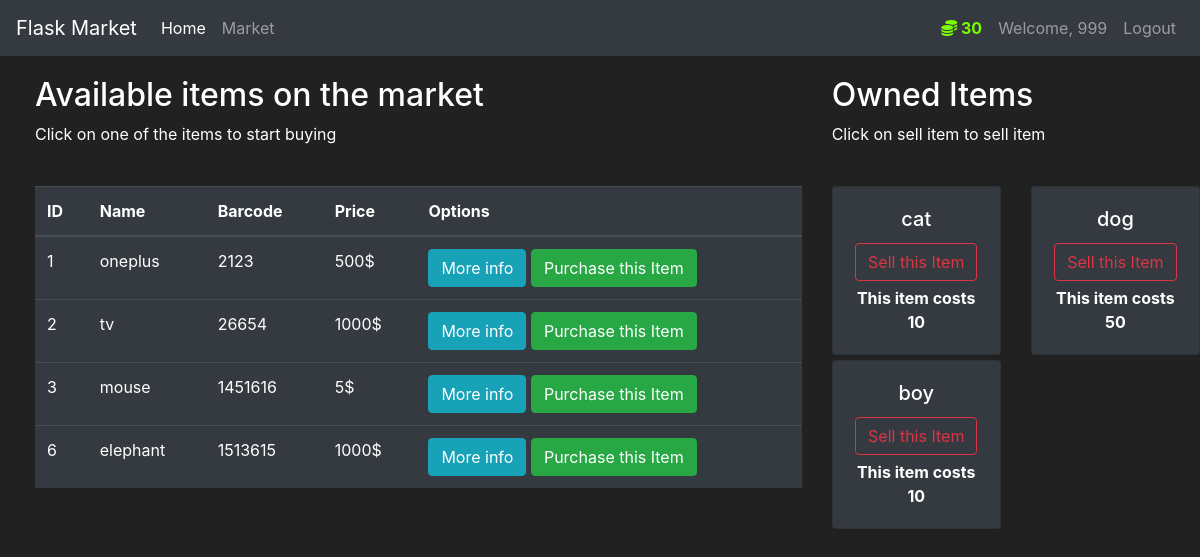
/market (signed in), run on the app's committed database.
### market/models.py (models this page shows, shortened)
class User(db.Model,UserMixin):
    id = db.Column(db.Integer(), primary_key = True)
    username = db.Column(db.String(length=30), nullable = False, unique = True)
    email_address = db.Column(db.String(length=50), nullable = False, unique=True)
    password_hash = db.Column(db.String(length = 60),nullable = False)
    budget = db.Column(db.Integer(), nullable = False, default= 100)
    items =db.relationship('Item',backref='owned_user', lazy = True)
    @property
    def prettier_budget(self):
        if len(str(self.budget)) >= 4:
            return f'{str(self.budget)[:-3]},{str(self.budget)[-3:]}$'
        else:
            return f"{self.budget}"
    @property
    def password(self):
        return self.password

class Item(db.Model):
    id = db.Column(db.Integer(), primary_key = True)
    name = db.Column(db.String(length=30),nullable=False, unique=True)
    price = db.Column(db.Integer(), nullable =False)
    barcode = db.Column(db.String(length =12), nullable = False, unique = True)
    description = db.Column(db.String(length= 1024),nullable= False, unique= True)
    owner = db.Column(db.Integer(),db.ForeignKey('user.id'))

### market/routes.py (the view, shortened to what this page needs)
@app.route('/market', methods =['GET','POST'])
@login_required #Require user to register before going to this page
def market_page():
    purchase_form = PurchaseItemForm()
    selling_form = SellItemForm()
    if request.method =="GET":
        items = Item.query.filter_by(owner=None)
        owned_items =Item.query.filter_by(owner=current_user.id)
        return render_template('market.html', items = items, purchase_form = purchase_form, selling_form = selling_form, owned_items=owned_items)

### market/models.py (called while the page is built)
@login_manager.user_loader
def load_user(user_id):
    return User.query.get(int(user_id))

### market/templates/market.html (shortened to what this page needs)
{% extends 'base.html' %}
{% block content%}
    <div class="row" style = "margin-top:20px; margin-left:20px">
        <div class="col-8">
            <h2>Available items on the market</h2>
            <p>Click on one of the items to start buying </p>
            <br>
            <table class="table table-hover table-dark">
                <thead>
                    <tr>
                        <th scope="col">ID</th>
                        <th scope="col">Name</th>
                        <th scope="col">Barcode</th>
                        <th scope="col">Price</th>
                        <th scope="col">Options</th>
                    </tr>
                </thead>
                <tbody>
                    {% for item in items %}
                        <tr>
                            <td>{{ item.id}}</td>
                            <td>{{ item.name}}</td>
                            <td>{{ item.barcode}}</td>
                            <td>{{ item.price}}$</td>
                            <td>
                                <button class="btn btn-outline btn-info" data-toggle="modal" data-target="#Modal-MoreInfo-{{ item.id }}">More info</button>
                                <button class="btn btn-outline btn-success" data-toggle="modal" data-target="#Modal-PurchaseConfirm-{{ item.id }}" >Purchase this Item</button>
                            </td>
                        </tr>
                    {% endfor %}
                </tbody>
            </table>
        </div>
        <div class="col-4">
            <h2>Owned Items</h2>
            <p>Click on sell item to sell item </p>
            <br>
            <div class="row">
                {% for owned_item in owned_items %}
                <div class="col-md-6">
                    <div style="margin-bottom: 5px" class="card text-center bg-dark">
                        <div class="card-body">
                            <h5 class="card-title"> {{ owned_item.name }} </h5>
                            <button type="button" class="btn btn-outline-danger" style="margin-bottom: 5px"
                                    data-toggle="modal" data-target="#Modal-SellingConfirm-{{ owned_item.id }}">
                                Sell this Item
                            </button>
                            <p class="card-text"><strong>This item costs {{owned_item.price}}</strong></p>
                        </div>
                    </div>
                </div>
                {% endfor %}
            </div>
        </div>
    </div>
{% endblock%}

### market/templates/base.html (shortened to what this page needs)
<!doctype html>
<html lang="en">
   <head>
      <link rel="stylesheet" href="https://cdn.jsdelivr.net/npm/bootstrap@4.5.3/dist/css/bootstrap.min.css">
   </head>
   <body>
        <nav class="navbar navbar-expand-md navbar-dark bg-dark">
            <a class="navbar-brand" href="#">Flask Market</a>
            <div class="collapse navbar-collapse" id="navbarNav">
                <ul class="navbar-nav mr-auto">
                    <li class="nav-item active">
                        <a class="nav-link" href="{{ url_for('home_page') }}">Home <span class="sr-only">(current)</span></a>
                    </li>
                    <li class="nav-item">
                        <a class="nav-link" href="{{ url_for('market_page') }}">Market</a>
                    </li>
                </ul>
                    {% if current_user.is_authenticated %}
                        <ul class="navbar-nav">
                            <li class="nav-item">
                                <a class="nav-link" style="color: lawngreen; font-weight: bold">
                                    <i class="fas fa-coins"></i>
                                        {{ current_user.prettier_budget}}
                                </a>
                            </li>
                            <li class="nav-item">
                                <a class="nav-link" >Welcome, {{ current_user.username }} </a>
                            </li>
                            <li class="nav-item">
                                <a class="nav-link" href="{{ url_for('logout_page') }}">Logout</a>
                            </li>
                        </ul>
                    {% endif%}
            </div>
        </nav>
      {% block content%}
      {% endblock%}
   </body>
</html>

### market/templates/base.html (style rules this page uses)
body { background-color: #212121; color: white }

### data on the page
User: prettier_budget "30", username "999"
Item: id "1", name "oneplus", barcode "2123", price "500"
Item: id "2", name "tv", barcode "26654", price "1000"
Item: id "3", name "mouse", barcode "1451616", price "5"
Item: id "6", name "elephant", barcode "1513615", price "1000"
Item: name "cat", price "10"
Item: name "dog", price "50"
Item: name "boy", price "10"
